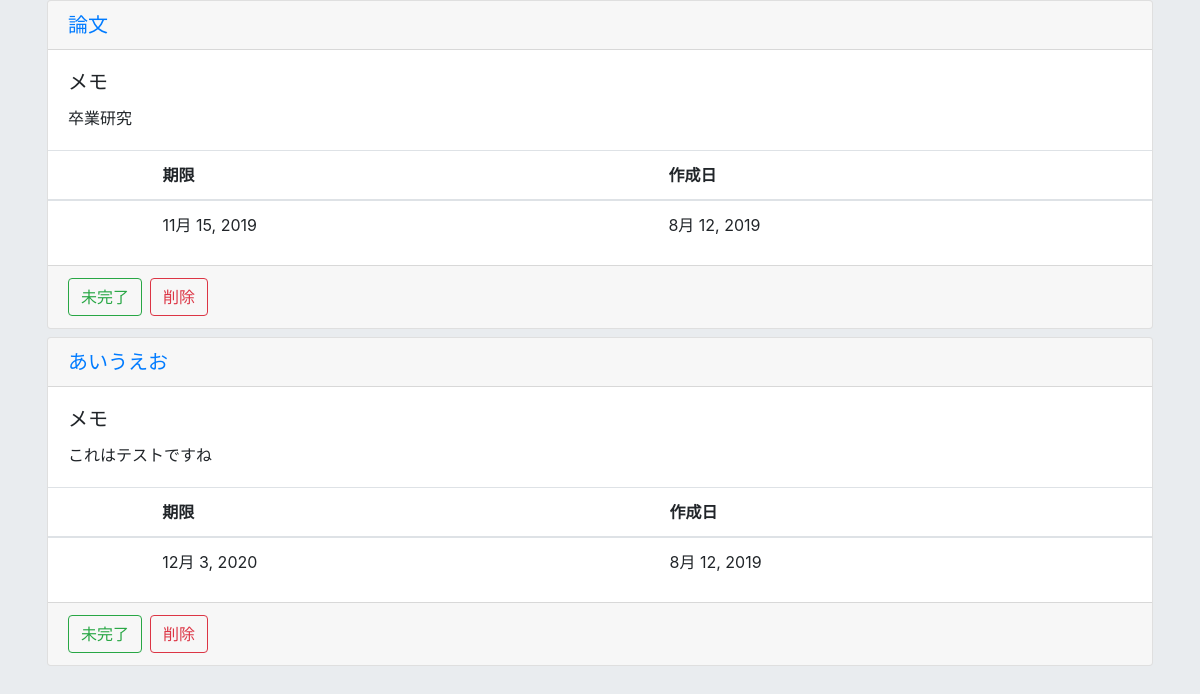
The page /list/20 (lower part) on the database as committed earlier.
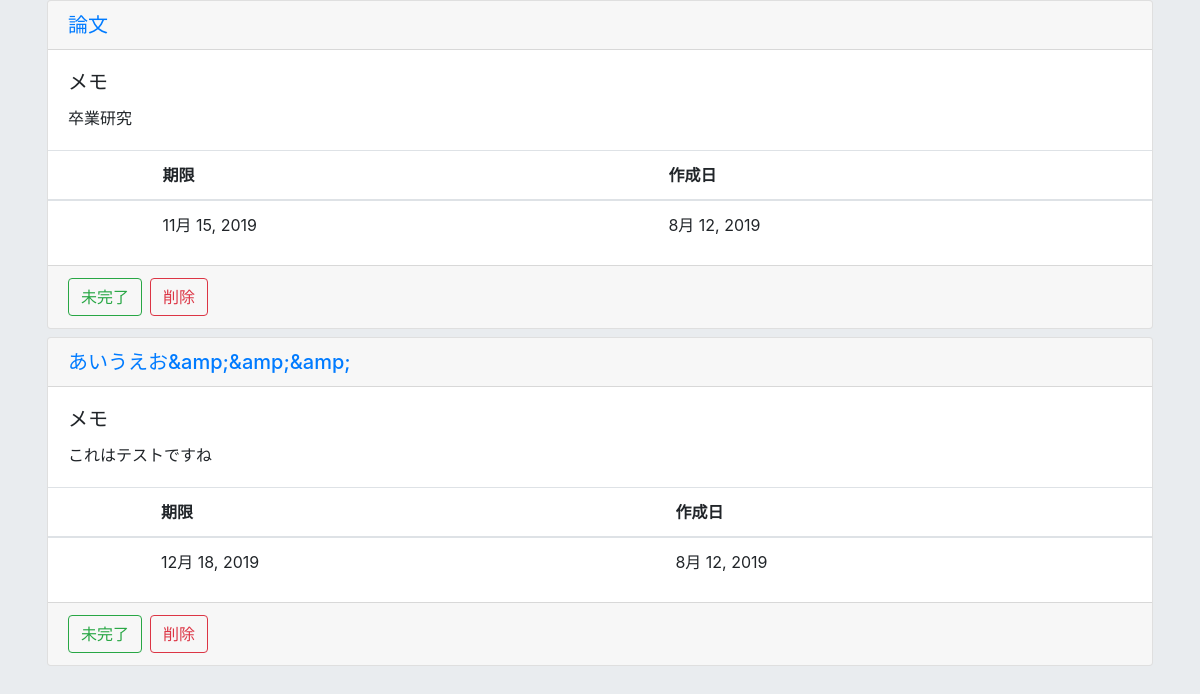
The same page on the database as committed later.
### todo/models.py (models this page shows)
class Task(models.Model):
    title = models.CharField(max_length=200)
    text = models.TextField()
    create_date = models.DateField(default=timezone.now)
    deadline_date = models.DateField(blank=True, null=True)
    completed = models.BooleanField(default=False)
    list = models.ForeignKey(List, on_delete=models.CASCADE)

### todo/views.py (the view, shortened to what this page needs)
# urls.py: path('list/<int:list_id>', views.list, name="list"),
def list(request, list_id):
    listdata = List.objects.get(id=list_id)
    taskdata = Task.objects.filter(list=listdata)
    status = False  #Trueならば「新しいToDoが作成されました」の表示
    create_task = True
    form = TaskForm(request.POST or None)
    for t in taskdata:
        if 'status_' + str(t.id) in request.POST:
            if t.completed:
                t.completed = False
            elif not t.completed:
                t.completed = True
            t.save()
            break
        elif 'delete_' + str(t.id) in request.POST:
            t.delete()
            taskdata = Task.objects.filter(list=listdata)
            break
    sort_target = 'deadline_date'
    order_sort_target = 'deadline_date'
    sort = 'ascending'
    taskdata = Task.objects.filter(list=listdata).order_by(order_sort_target)#タスクの追加や削除、変更の反映の為にもう一度代入
    params = {
        'id': list_id,
        'listdata': listdata,
        'taskdata': taskdata,
        'form': form,
        'status': status,
        'sort_target': sort_target,
        'sort': sort,
    }
    return render(request, 'todo/list.html', params)

### todo/templates/todo/list.html (shortened to what this page needs)
{% extends "todo/base.html" %}
{% block content %}
<div class="jumbotron">
    <div class="container">
        {% if not taskdata %}
            <div class="alert alert-danger" role="alert">登録されたToDoはございません</div>
        {% else %}
            {% for i in taskdata %}
            <div class="card mb-2">
                <h5 class="card-header">
                    <a href="{% url 'todo:task' i.id%}">{{i.title}}</a>
                </h5>
                {% if i.text %}
                <div class="card-body">
                    <h5 class="card-title">メモ</h5>
                    {{i.text}}
                </div>
                {% endif %}
                <table class="table">
                    <thead>
                        <tr>
                            <th></th>
                            <th>期限</th>
                            <th>作成日</th>
                        </tr>
                    </thead>
                    <tbody>
                        <tr>
                            <th></th>
                            <td>{{i.deadline_date}}</td>
                            <td>{{i.create_date}}</td>
                        </tr>
                </table>
                <div class="card-footer">
                    <div class="container">
                        <div class="row">
                            <form method="post" class="mr-2">
                                <button class="btn btn-outline-success my-2 my-sm-0" type="submit" name="status_{{i.id}}">
                                    {% if i.completed %}
                                        完了
                                    {% else %}
                                        未完了
                                    {% endif %}
                                </button>
                            </form>
                            <button type="button" class="btn btn-outline-danger my-2 my-sm-0 " data-toggle="modal" data-target="#deleteModal_{{i.id}}">
                            削除
                            </button>
                        </div>
                    </div>
                </div>
            </div>
            {% endfor %}
        {% endif %}
    </div>
</div>
{% endblock %}

Rows that differ between the two databases and show on the page:
changed Task "これはテストですね": title "あいうえお" → "あいうえお&amp;&amp;&amp;"; deadline_date "12月 3, 2020" → "12月 18, 2019"
